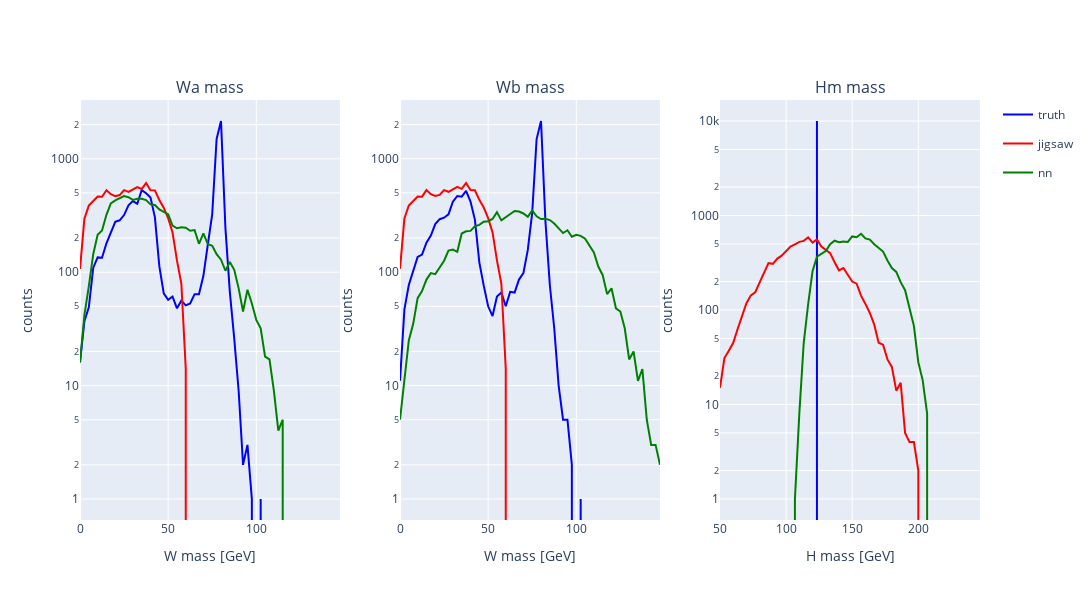

Here is the notebook cell this chart was saved with:
### Code cell
plotter_hm_400.mass_plot(hm_plot_range=(50, 250), dataset=h125_hm_pad)

### Figure 1 — Plotly figure (JSON) as saved in the notebook; plotly's stock layout.template omitted (floating-point values rounded to 4 significant figures)
{"data": [{"legendgroup": "truth", "line": {"color": "blue"}, "name": "truth", "showlegend": true, "type": "scatter", "x": [0, 2.5, 5, 7.5, 10, 12.5, 15, 17.5, 20, 22.5, 25, 27.5, 30, 32.5, 35, 37.5, 40, 42.5, 45, 47.5, 50, 52.5, 55, 57.5, 60, 62.5, 65, 67.5, 70, 72.5, 75, 77.5, 80, 82.5, 85, 87.5, 90, 92.5, 95, 97.5, 100, 102.5, 105, 107.5, 110, 112.5, 115, 117.5, 120, 122.5, 125, 127.5, 130, 132.5, 135, 137.5, 140, 142.5, 145, 147.5, 150], "xaxis": "x", "y": [16, 37, 49, 109, 135, 134, 180, 225, 278, 287, 319, 389, 424, 401, 530, 497, 455, 305, 113, 65, 57, 61, 48, 56, 51, 53, 64, 64, 93, 175, 323, 1498, 2155, 245, 67, 26, 9, 2, 3, 1, 0, 1, 0, 0, 0, 0, 0, 0, 0, 0, 0, 0, 0, 0, 0, 0, 0, 0, 0, 0], "yaxis": "y"}, {"legendgroup": "jigsaw", "line": {"color": "red"}, "name": "jigsaw", "showlegend": true, "type": "scatter", "x": [0, 2.5, 5, 7.5, 10, 12.5, 15, 17.5, 20, 22.5, 25, 27.5, 30, 32.5, 35, 37.5, 40, 42.5, 45, 47.5, 50, 52.5, 55, 57.5, 60, 62.5, 65, 67.5, 70, 72.5, 75, 77.5, 80, 82.5, 85, 87.5, 90, 92.5, 95, 97.5, 100, 102.5, 105, 107.5, 110, 112.5, 115, 117.5, 120, 122.5, 125, 127.5, 130, 132.5, 135, 137.5, 140, 142.5, 145, 147.5, 150], "xaxis": "x", "y": [107, 297, 387, 420, 465, 463, 529, 487, 469, 479, 529, 511, 536, 564, 542, 611, 529, 527, 434, 371, 299, 224, 127, 79, 14, 0, 0, 0, 0, 0, 0, 0, 0, 0, 0, 0, 0, 0, 0, 0, 0, 0, 0, 0, 0, 0, 0, 0, 0, 0, 0, 0, 0, 0, 0, 0, 0, 0, 0, 0], "yaxis": "y"}, {"legendgroup": "nn", "line": {"color": "green"}, "name": "nn", "showlegend": true, "type": "scatter", "x": [0, 2.5, 5, 7.5, 10, 12.5, 15, 17.5, 20, 22.5, 25, 27.5, 30, 32.5, 35, 37.5, 40, 42.5, 45, 47.5, 50, 52.5, 55, 57.5, 60, 62.5, 65, 67.5, 70, 72.5, 75, 77.5, 80, 82.5, 85, 87.5, 90, 92.5, 95, 97.5, 100, 102.5, 105, 107.5, 110, 112.5, 115, 117.5, 120, 122.5, 125, 127.5, 130, 132.5, 135, 137.5, 140, 142.5, 145, 147.5, 150], "xaxis": "x", "y": [16, 42, 75, 144, 214, 233, 321, 404, 430, 448, 469, 459, 434, 445, 445, 432, 396, 391, 358, 341, 325, 258, 244, 249, 247, 232, 235, 178, 220, 177, 171, 144, 129, 103, 123, 105, 72, 45, 70, 53, 38, 32, 18, 17, 9, 4, 5, 0, 0, 0, 0, 0, 0, 0, 0, 0, 0, 0, 0, 0], "yaxis": "y"}, {"legendgroup": "truth", "line": {"color": "blue"}, "name": "truth", "showlegend": false, "type": "scatter", "x": [0, 2.5, 5, 7.5, 10, 12.5, 15, 17.5, 20, 22.5, 25, 27.5, 30, 32.5, 35, 37.5, 40, 42.5, 45, 47.5, 50, 52.5, 55, 57.5, 60, 62.5, 65, 67.5, 70, 72.5, 75, 77.5, 80, 82.5, 85, 87.5, 90, 92.5, 95, 97.5, 100, 102.5, 105, 107.5, 110, 112.5, 115, 117.5, 120, 122.5, 125, 127.5, 130, 132.5, 135, 137.5, 140, 142.5, 145, 147.5, 150], "xaxis": "x2", "y": [11, 47, 77, 104, 136, 143, 182, 210, 265, 293, 302, 323, 418, 469, 463, 521, 419, 289, 122, 76, 50, 41, 61, 66, 50, 67, 66, 86, 98, 157, 333, 1491, 2150, 282, 77, 32, 10, 5, 5, 2, 0, 1, 0, 0, 0, 0, 0, 0, 0, 0, 0, 0, 0, 0, 0, 0, 0, 0, 0, 0], "yaxis": "y2"}, {"legendgroup": "jigsaw", "line": {"color": "red"}, "name": "jigsaw", "showlegend": false, "type": "scatter", "x": [0, 2.5, 5, 7.5, 10, 12.5, 15, 17.5, 20, 22.5, 25, 27.5, 30, 32.5, 35, 37.5, 40, 42.5, 45, 47.5, 50, 52.5, 55, 57.5, 60, 62.5, 65, 67.5, 70, 72.5, 75, 77.5, 80, 82.5, 85, 87.5, 90, 92.5, 95, 97.5, 100, 102.5, 105, 107.5, 110, 112.5, 115, 117.5, 120, 122.5, 125, 127.5, 130, 132.5, 135, 137.5, 140, 142.5, 145, 147.5, 150], "xaxis": "x2", "y": [107, 297, 387, 420, 465, 463, 529, 487, 469, 479, 529, 511, 536, 564, 542, 611, 529, 527, 434, 371, 299, 224, 127, 79, 14, 0, 0, 0, 0, 0, 0, 0, 0, 0, 0, 0, 0, 0, 0, 0, 0, 0, 0, 0, 0, 0, 0, 0, 0, 0, 0, 0, 0, 0, 0, 0, 0, 0, 0, 0], "yaxis": "y2"}, {"legendgroup": "nn", "line": {"color": "green"}, "name": "nn", "showlegend": false, "type": "scatter", "x": [0, 2.5, 5, 7.5, 10, 12.5, 15, 17.5, 20, 22.5, 25, 27.5, 30, 32.5, 35, 37.5, 40, 42.5, 45, 47.5, 50, 52.5, 55, 57.5, 60, 62.5, 65, 67.5, 70, 72.5, 75, 77.5, 80, 82.5, 85, 87.5, 90, 92.5, 95, 97.5, 100, 102.5, 105, 107.5, 110, 112.5, 115, 117.5, 120, 122.5, 125, 127.5, 130, 132.5, 135, 137.5, 140, 142.5, 145, 147.5, 150], "xaxis": "x2", "y": [5, 11, 25, 35, 59, 68, 86, 98, 96, 110, 126, 155, 158, 151, 219, 229, 231, 254, 261, 278, 281, 294, 338, 286, 306, 328, 346, 342, 329, 307, 350, 311, 294, 296, 288, 268, 242, 221, 234, 205, 213, 209, 197, 169, 149, 112, 94, 64, 72, 48, 45, 32, 17, 20, 11, 14, 5, 3, 3, 2], "yaxis": "y2"}, {"legendgroup": "truth", "line": {"color": "blue"}, "name": "truth", "showlegend": false, "type": "scatter", "x": [50, 53.33, 56.67, 60, 63.33, 66.67, 70, 73.33, 76.67, 80, 83.33, 86.67, 90, 93.33, 96.67, 100, 103.3, 106.7, 110, 113.3, 116.7, 120, 123.3, 126.7, 130, 133.3, 136.7, 140, 143.3, 146.7, 150, 153.3, 156.7, 160, 163.3, 166.7, 170, 173.3, 176.7, 180, 183.3, 186.7, 190, 193.3, 196.7, 200, 203.3, 206.7, 210, 213.3, 216.7, 220, 223.3, 226.7, 230, 233.3, 236.7, 240, 243.3, 246.7, 250], "xaxis": "x3", "y": [0, 0, 0, 0, 0, 0, 0, 0, 0, 0, 0, 0, 0, 0, 0, 0, 0, 0, 0, 0, 0, 0, 10000, 0, 0, 0, 0, 0, 0, 0, 0, 0, 0, 0, 0, 0, 0, 0, 0, 0, 0, 0, 0, 0, 0, 0, 0, 0, 0, 0, 0, 0, 0, 0, 0, 0, 0, 0, 0, 0], "yaxis": "y3"}, {"legendgroup": "jigsaw", "line": {"color": "red"}, "name": "jigsaw", "showlegend": false, "type": "scatter", "x": [50, 53.33, 56.67, 60, 63.33, 66.67, 70, 73.33, 76.67, 80, 83.33, 86.67, 90, 93.33, 96.67, 100, 103.3, 106.7, 110, 113.3, 116.7, 120, 123.3, 126.7, 130, 133.3, 136.7, 140, 143.3, 146.7, 150, 153.3, 156.7, 160, 163.3, 166.7, 170, 173.3, 176.7, 180, 183.3, 186.7, 190, 193.3, 196.7, 200, 203.3, 206.7, 210, 213.3, 216.7, 220, 223.3, 226.7, 230, 233.3, 236.7, 240, 243.3, 246.7, 250], "xaxis": "x3", "y": [15, 31, 37, 45, 63, 85, 118, 143, 154, 196, 249, 314, 308, 350, 376, 415, 468, 496, 526, 539, 586, 516, 559, 470, 430, 400, 320, 263, 278, 232, 200, 190, 142, 116, 93, 70, 45, 43, 30, 25, 14, 17, 5, 4, 4, 2, 0, 0, 0, 0, 0, 0, 0, 0, 0, 0, 0, 0, 0, 0], "yaxis": "y3"}, {"legendgroup": "nn", "line": {"color": "green"}, "name": "nn", "showlegend": false, "type": "scatter", "x": [50, 53.33, 56.67, 60, 63.33, 66.67, 70, 73.33, 76.67, 80, 83.33, 86.67, 90, 93.33, 96.67, 100, 103.3, 106.7, 110, 113.3, 116.7, 120, 123.3, 126.7, 130, 133.3, 136.7, 140, 143.3, 146.7, 150, 153.3, 156.7, 160, 163.3, 166.7, 170, 173.3, 176.7, 180, 183.3, 186.7, 190, 193.3, 196.7, 200, 203.3, 206.7, 210, 213.3, 216.7, 220, 223.3, 226.7, 230, 233.3, 236.7, 240, 243.3, 246.7, 250], "xaxis": "x3", "y": [0, 0, 0, 0, 0, 0, 0, 0, 0, 0, 0, 0, 0, 0, 0, 0, 0, 1, 8, 45, 115, 257, 367, 391, 421, 496, 541, 521, 532, 525, 600, 589, 641, 572, 555, 497, 458, 415, 334, 278, 253, 197, 162, 107, 68, 28, 18, 8, 0, 0, 0, 0, 0, 0, 0, 0, 0, 0, 0, 0], "yaxis": "y3"}], "layout": {"annotations": [{"font": {"size": 16}, "showarrow": false, "text": "Wa mass", "x": 0.1444, "xanchor": "center", "xref": "paper", "y": 1, "yanchor": "bottom", "yref": "paper"}, {"font": {"size": 16}, "showarrow": false, "text": "Wb mass", "x": 0.5, "xanchor": "center", "xref": "paper", "y": 1, "yanchor": "bottom", "yref": "paper"}, {"font": {"size": 16}, "showarrow": false, "text": "Hm mass", "x": 0.8556, "xanchor": "center", "xref": "paper", "y": 1, "yanchor": "bottom", "yref": "paper"}], "height": 600, "width": 1200, "xaxis": {"anchor": "y", "autorange": true, "domain": [0, 0.2889], "range": [0, 147.5], "title": {"text": "W mass [GeV]"}, "type": "linear"}, "xaxis2": {"anchor": "y2", "autorange": true, "domain": [0.3556, 0.6444], "range": [0, 147.5], "title": {"text": "W mass [GeV]"}, "type": "linear"}, "xaxis3": {"anchor": "y3", "autorange": true, "domain": [0.7111, 1], "range": [50, 246.7], "title": {"text": "H mass [GeV]"}, "type": "linear"}, "yaxis": {"anchor": "x", "autorange": true, "domain": [0, 1], "range": [-0.1852, 3.519], "rangemode": "tozero", "title": {"text": "counts"}, "type": "log"}, "yaxis2": {"anchor": "x2", "autorange": true, "domain": [0, 1], "range": [-0.1851, 3.518], "rangemode": "tozero", "title": {"text": "counts"}, "type": "log"}, "yaxis3": {"anchor": "x3", "autorange": true, "domain": [0, 1], "range": [-0.2222, 4.222], "rangemode": "tozero", "title": {"text": "counts"}, "type": "log"}}}
